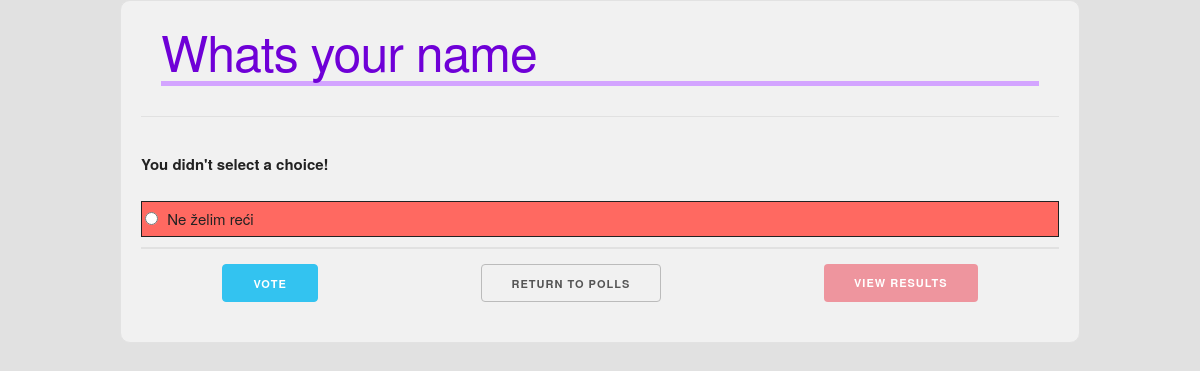
Page /polls/2/vote/ on the earlier database version.
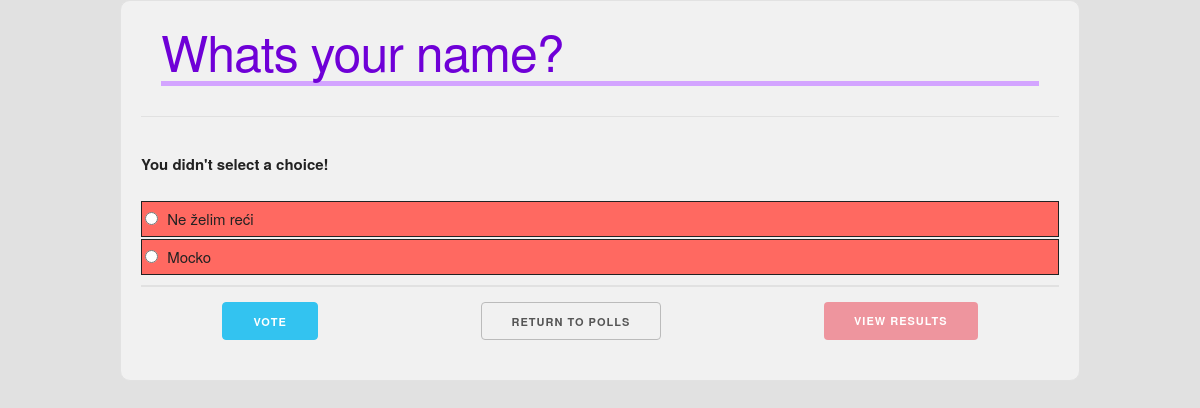
Same page on the later database version.
### polls/models.py (models this page shows, shortened)
class Question(models.Model):
    question_text = models.CharField(max_length=200)
    pub_date = models.DateTimeField('date published')

class Choice(models.Model):
    question = models.ForeignKey(Question, on_delete=models.CASCADE)
    choice_text = models.CharField(max_length=200)
    votes = models.IntegerField(default=0)

### polls/views.py (the view)
# urls.py: path('<int:question_id>/vote/', views.vote, name='vote'),
def vote(request, question_id):
    question = get_object_or_404(Question, pk=question_id)
    try:
        selected_choice = question.choice_set.get(pk=request.POST['choice'])
    except (KeyError, Choice.DoesNotExist):
        return render(request, 'polls/detail.html', {
            'question': question,
            'error_message': "You didn't select a choice!",
        })
    else:
        selected_choice.votes += 1
        selected_choice.save()
        return HttpResponseRedirect(reverse('polls:result', args=(question.id,)))

### polls/templates/polls/detail.html (shortened to what this page needs)
{% extends 'polls/base.html' %}
{% block content %}
    <h1>{{question.question_text}}</h1> <hr>
    {% if error_message %} <p><strong>{{ error_message }}</strong</p> {% endif %}
    <form action=" {% url 'polls:vote' question.id %}" method="POST">
    <div class="vote-form">
        {% for choice in question.choice_set.all %}
            <div class="vote-choice">
                <label for="choice{{forloop.counter}}">
                <input type="radio" name="choice" is="choice{{forloop.counter}}" value="{{ choice.id }}">
                    <span class="label-body">
                    {{choice.choice_text}}
                    </span>
                </label>
            </div>
        {% endfor %}
    </div>
    <div class="vote-btn">
        <input type="submit" class="button-primary" value="Vote">
        <a href="{% url 'polls:index' %}" class="button">Return to polls</a>
        <a href="{% url 'polls:result' question.id %}" class="button  button-red">View results</a>
    </div>
    </form>
{% endblock content %}

### polls/templates/polls/base.html (shortened to what this page needs)
<!DOCTYPE html>
<html lang="en">
<head>
    {% load static %}
    <link rel="stylesheet" href="{% static 'polls/normalize.css' %}">
    <link rel="stylesheet" href=" {% static 'polls/skeleton.css' %} ">
    <link rel="stylesheet" href=" {% static 'polls/custom.css' %} ">
    <link rel="stylesheet" href=" {% static 'polls/polls.css' %} ">
</head>
<body>
    <div class="container">
        {% block content %}{% endblock content %}
    </div>
</body>
</html>

### polls/static/polls/skeleton.css (style rules this page uses)
.container { position: relative; width: 100%; max-width: 1200px; margin: 0 auto; padding: 0 20px; box-sizing: border-box; }
@media (min-width: 400px) { .container { width: 85%; padding: 0; } }
@media (min-width: 550px) { .container { width: 80%; } }
html { font-size: 62.5%; }
body { font-size: 1.5em; line-height: 1.6; font-weight: 400; font-family: "Raleway", "HelveticaNeue", "Helvetica Neue", Helvetica, Arial, sans-serif; color: #222; }
h1, h2, h3, h4, h5, h6 { margin-top: 0; margin-bottom: 2rem; font-weight: 300; }
h1 { font-size: 4rem; line-height: 1.2; letter-spacing: -0.1rem; }
@media (min-width: 550px) { h1 { font-size: 5rem; } }
p { margin-top: 0; }
a { color: #1eaedb; }
.button, button, input[type="submit"], input[type="reset"], input[type="button"] { display: inline-block; height: 38px; padding: 0 30px; color: #555; text-align: center; font-size: 11px; font-weight: 600; line-height: 38px; letter-spacing: 0.1rem; text-transform: uppercase; text-decoration: none; white-space: nowrap; background-color: transparent; border-radius: 4px; border: 1px solid #bbb; cursor: pointer; box-sizing: border-box; }
.button.button-primary, button.button-primary, input[type="submit"].button-primary, input[type="reset"].button-primary, input[type="button"].button-primary { color: #fff; background-color: #33c3f0; border-color: #33c3f0; }
label, legend { display: block; margin-bottom: 0.5rem; font-weight: 600; }
input[type="checkbox"], input[type="radio"] { display: inline; }
label > .label-body { display: inline-block; margin-left: 0.5rem; font-weight: normal; }
button, .button { margin-bottom: 1rem; }
input, textarea, select, fieldset { margin-bottom: 1.5rem; }
pre, blockquote, dl, figure, table, p, ul, ol, form { margin-bottom: 2.5rem; }
hr { margin-top: 3rem; margin-bottom: 3.5rem; border-width: 0; border-top: 1px solid #e1e1e1; }
.container:after, .row:after, .u-cf { content: ""; display: table; clear: both; }
@media (min-width: 1000px) { .container { width: 80%; } }

### polls/static/polls/custom.css (style rules this page uses)
.button-red { background-color: #ee959e; color: #fff; border: none; }

### polls/static/polls/polls.css (style rules this page uses)
h1 { color: #6f00d7; border-bottom: 5px solid; border-color: #d3a4ff; margin: 20px; }
body { background-color: #e1e1e1; padding: 0px; }
.container { background-color: #f1f1f1; border: 1px solid; border-color: #e2e2e2; border-radius: 10px; padding: 0 20px; }
.vote-btn { display: -webkit-box; display: -ms-flexbox; display: flex; -ms-flex-pack: distribute; justify-content: space-around; }
.vote-form { border-bottom: 2px solid; border-color: #e1e1e1; margin-bottom: 1.5rem; }
.vote-choice { display: -webkit-box; display: -ms-flexbox; display: flex; -webkit-box-orient: vertical; -webkit-box-direction: normal; -ms-flex-direction: column; flex-direction: column; -webkit-box-align: start; -ms-flex-align: start; align-items: flex-start; -webkit-box-pack: center; -ms-flex-pack: center; justify-content: center; border: 1px solid; padding: 0.2rem 0; margin-bottom: 0.15rem; height: 3rem; background-color: #ff6961; }
.vote-choice:last-child { margin-bottom: 1rem; }
.vote-choice input { margin: 0 0 0 0.3rem; }
.vote-choice label { margin: 0; }

Differences in the rows shown:
changed Question: question_text "Whats your name" → "Whats your name?"
added Choice: choice_text "Mocko"
